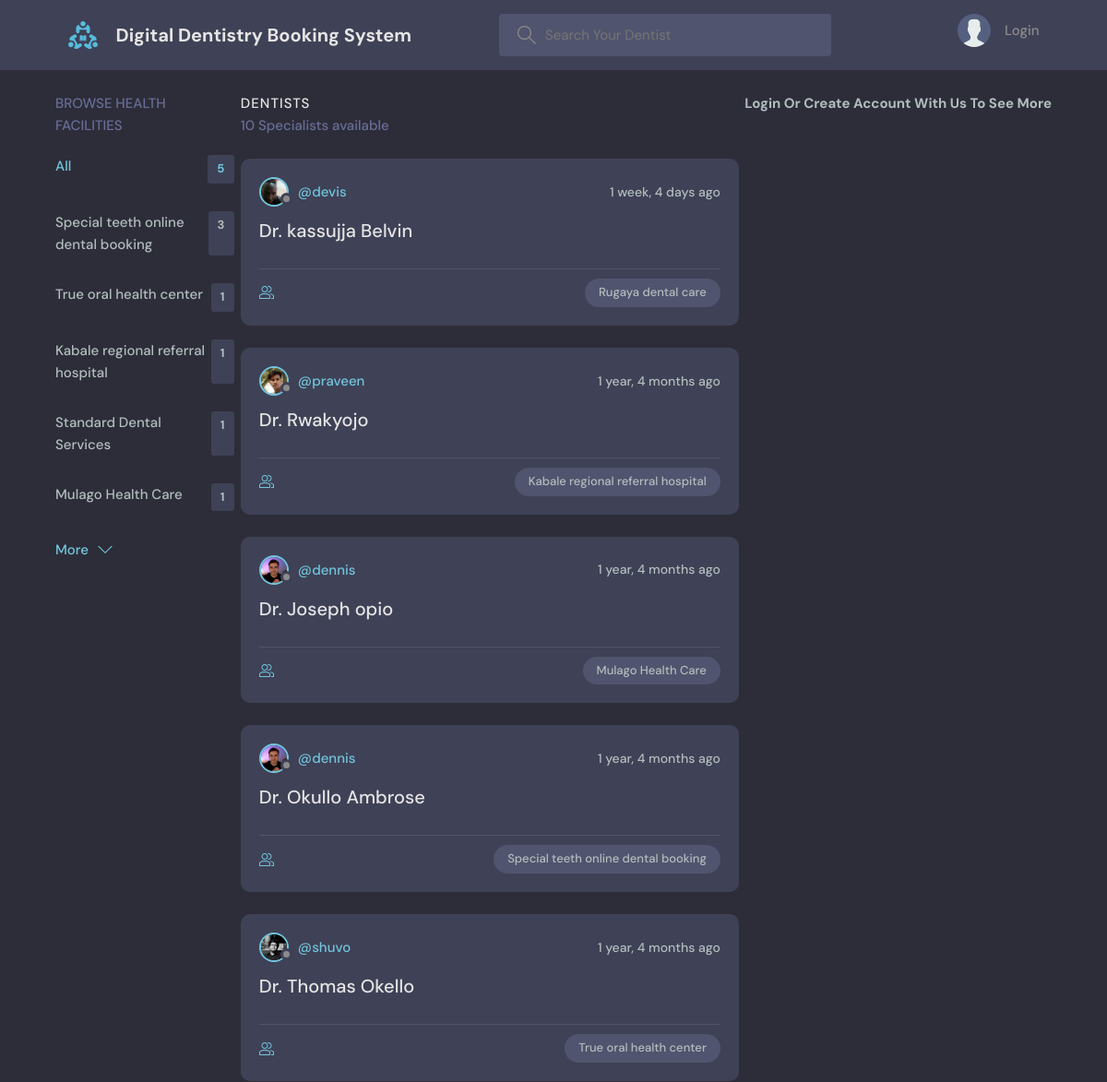
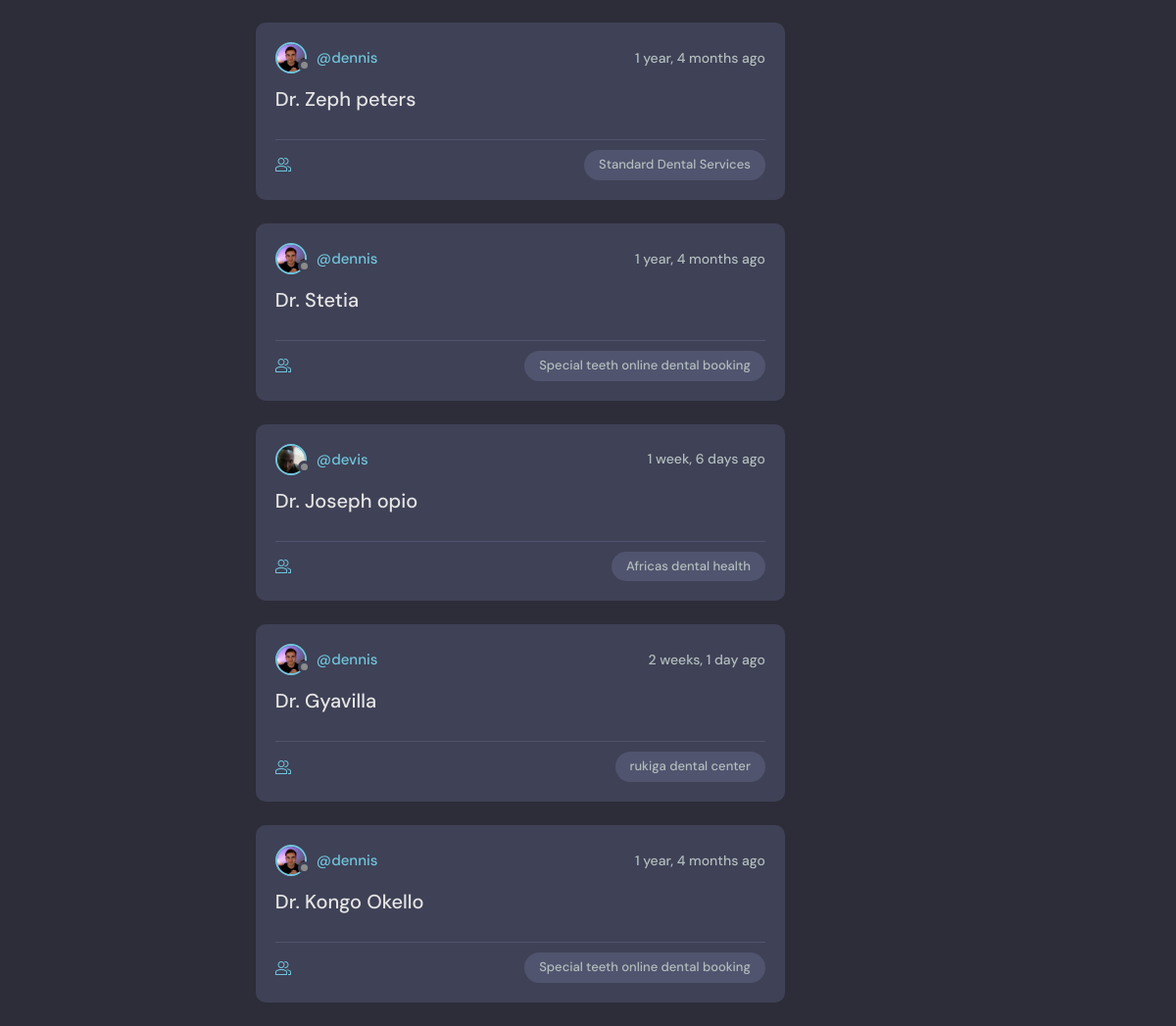
The page / on the database its author committed (2 pictures, top to bottom).
### base/models.py (models this page shows, shortened)
class Topic(models.Model):
    name = models.CharField(max_length=200)

class Room(models.Model):
    host = models.ForeignKey(User, on_delete=models.SET_NULL, null=True)
    topic = models.ForeignKey(Topic, on_delete=models.SET_NULL, null=True)
    name = models.CharField(max_length=200)
    description = models.TextField(null=True, blank=True)
    secret_key = models.CharField(max_length=200, unique=True, null=True)
    updated = models.DateTimeField(auto_now=True)
    created = models.DateTimeField(auto_now_add=True)
    class Meta:
        ordering = ['-updated', '-created']

class User(AbstractUser):
    name = models.CharField(max_length=200, null=True)
    email = models.EmailField(unique=True, null=True)
    bio = models.TextField(null=True)
    avatar = models.ImageField(null=True, default="avatar.svg")
    USERNAME_FIELD = 'email'
    REQUIRED_FIELDS = []

### base/views.py (the view)
# urls.py: path('', views.home, name="home"),
def home(request):
    q = request.GET.get('q') if request.GET.get('q') != None else ''
    rooms = Room.objects.filter(
        Q(topic__name__icontains=q) |
        Q(name__icontains=q) |
        Q(description__icontains=q)
    )
    topics = Topic.objects.all()[0:5]
    room_count = rooms.count()
    room_messages = Message.objects.filter(
        Q(room__topic__name__icontains=q))[0:3]
    room_bookings = Booking.objects.all()
    context = {'rooms': rooms, 'topics': topics, 'room_count': room_count,
               'room_messages': room_messages, 'room_bookings': room_bookings}
    return render(request, 'base/home.html', context)

### base/templates/base/home.html (shortened to what this page needs)
{% extends 'main.html' %}
{% block content %}
<main class="layout layout--3">
  <div class="container">
    {% include 'base/topics_component.html' %}
    <div class="roomList">
      <div class="roomList__header">
        <div>
          <h2>Dentists</h2>
          <p>{{room_count}} Specialists available</p>
        </div>
      </div>
      {% include 'base/feed_component.html' %}
    </div>
    {% if request.user.is_authenticated%}
    {% include 'base/activity_component.html' %}
    {% else%}
    <h3>Login Or Create Account With Us To See More</h3>
    {% endif%}
  </div>
</main>
{% endblock %}

### base/templates/base/topics_component.html
<div class="topics">
    <div class="topics__header">
        <h2>Browse Health Facilities</h2>
    </div>
    <ul class="topics__list">
        <li>
            <a href="{% url 'home' %}" class="active">All <span>{{topics.count}}</span></a>
        </li>
        {% for topic in topics %}
        <li>
            <a href="{% url 'home' %}?q={{topic.name}}">{{topic.name}}<span>{{topic.room_set.all.count}}</span></a>
        </li>
        {% endfor %}
    </ul>
    <a class="btn btn--link" href="{% url 'topics' %}">
        More
        <svg version="1.1" xmlns="http://www.w3.org/2000/svg" width="32" height="32" viewBox="0 0 32 32">
            <title>chevron-down</title>
            <path d="M16 21l-13-13h-3l16 16 16-16h-3l-13 13z"></path>
        </svg>
    </a>
</div>

### base/templates/base/feed_component.html (shortened to what this page needs)
{% for room in rooms %}
<div class="roomListRoom">
    <div class="roomListRoom__header">
        <a href="{% url 'user-profile' room.host.id %}" class="roomListRoom__author">
            <div class="avatar avatar--small">
                <img src="{{room.host.avatar.url}}" />
            </div>
            <span>@{{room.host.username}}</span>
        </a>
        <div class="roomListRoom__actions">
            <span>{{room.created|timesince}} ago</span>
        </div>
    </div>
    <div class="roomListRoom__content">
        <a href="{% url 'room' room.id %}"> Dr. {{room.name}}</a>
    </div>
    <div class="roomListRoom__meta">
        <a href="{% url 'room' room.id %}" class="roomListRoom__joined">
        </a>
        <p class="roomListRoom__topic">{{room.topic.name}}</p>
    </div>
</div>
{% endfor %}

### static/styles/style.css (style rules this page uses)
:root { --color-main: #71c6dd; --color-main-light: #e1f6fb; --color-dark: #3f4156; --color-dark-medium: #51546e; --color-dark-light: #696d97; --color-light: #e5e5e5; --color-gray: #8b8b8b; --color-light-gray: #b2bdbd; --color-bg: #2d2d39; --color-success: #5dd693; --color-error: #fc4b0b; }
* { font-family: "DM Sans", -apple-system, BlinkMacSystemFont, "Segoe UI", Roboto, Oxygen, Ubuntu, Cantarell, "Open Sans", "Helvetica Neue", sans-serif; margin: 0; padding: 0; box-sizing: border-box; text-rendering: optimizeLegibility; font-size: inherit; }
html { font-size: 56.25%; }
@media only screen and (min-width: 1200px) { html { font-size: 62.5%; } }
body { line-height: 1.6; font-weight: 400; font-size: 1.5rem; color: var(--color-light-gray); background-color: var(--color-bg); min-height: 100vh; }
img { width: 100%; }
a { display: inline-block; color: var(--color-main); text-decoration: none; }
.container { max-width: 120rem; width: 90%; margin: auto; }
.btn { background-color: transparent; border: none; display: inline-flex; align-items: center; gap: 1rem; cursor: pointer; transition: all ease-in-out 0.3s; padding: 1rem 2rem; border-radius: 5px; box-shadow: 1px 1px 3px 1px rgba(0, 0, 0, 0.15); font-weight: 500; }
.btn--link { border-radius: 0; padding: 0; color: var(--color-main); box-shadow: none; }
.btn > svg { fill: currentColor; width: 1.6rem; height: 1.6rem; }
.avatar { position: relative; display: inline-block; border-radius: 50%; border: 2px solid var(--color-main); }
.avatar img { display: block; border-radius: 50%; object-fit: cover; object-position: center; }
.avatar::after { content: ""; display: block; position: absolute; background-color: var(--color-gray); z-index: 111; border-radius: 50%; border: 0.3rem solid var(--color-dark); }
.avatar.avatar--small img { width: 2.8rem; height: 2.8rem; }
.avatar.avatar--small:after { width: 0.7rem; height: 0.7rem; bottom: 0px; right: -6px; }
.layout { margin-top: 2.4rem; }
.layout > .container { display: flex; justify-content: space-between; align-items: flex-start; }
.layout--3 > .container > div:first-child { flex-basis: 18%; max-width: 22.5rem; }
.layout--3 > .container > div:nth-child(2) { flex-basis: 50%; }
.topics__header { margin-bottom: 2rem; }
.topics__header h2 { text-transform: uppercase; font-weight: 500; color: var(--color-dark-light); }
.topics__list { list-style: none; }
.topics__list li a { display: flex; justify-content: space-between; margin-bottom: 3rem; font-weight: 500; color: var(--color-light-gray); transition: all 0.3s ease-in-out; }
.topics__list li a.active, .topics__list li a:hover { color: var(--color-main); }
.topics__list li a span { padding: 0.5rem 1rem; background-color: var(--color-dark); border-radius: 3px; font-size: 1.3rem; font-weight: 700; letter-spacing: 1px; }
.roomList__header { display: flex; justify-content: space-between; align-items: center; margin-bottom: 2.4rem; }
.roomList__header h2 { text-transform: uppercase; font-weight: 500; color: var(--color-light); letter-spacing: 1px; }
.roomList__header p { font-weight: 500; color: var(--color-dark-light); }
.roomListRoom { margin-bottom: 2.4rem; background-color: var(--color-dark); border-radius: 1rem; padding: 2rem; }
.roomListRoom__header { display: flex; justify-content: space-between; align-items: center; }
.roomListRoom__author { font-weight: 500; display: flex; align-items: center; gap: 1rem; }
.roomListRoom__actions { display: flex; align-items: flex-start; gap: 1rem; position: relative; }
.roomListRoom__actions span { font-size: 1.4rem; font-weight: 500; }
.roomListRoom__content { margin: 1rem 0; }
.roomListRoom__content a { font-size: 2rem; font-weight: 500; margin-bottom: 1.5rem; color: var(--color-light); transition: all 0.3s ease-in-out; }
.roomListRoom__meta { border-top: 1px solid var(--color-dark-medium); padding-top: 1rem; display: flex; align-items: center; justify-content: space-between; }
.roomListRoom__joined { color: var(--color-light-gray); display: flex; align-items: center; gap: 1rem; font-size: 1.4rem; font-weight: 500; }
.roomListRoom__joined svg { fill: var(--color-main); width: 1.6rem; height: 1.6rem; }
.roomListRoom__topic { padding: 5px 1.5rem; background-color: var(--color-dark-medium); border-radius: 5rem; font-weight: 500; font-size: 1.3rem; }

### rows shown on the page
Topic: name "Special teeth online dental booking", room_set.all.count "3"
Topic: name "True oral health center", room_set.all.count "1"
Topic: name "Kabale regional referral hospital", room_set.all.count "1"
Topic: name "Standard Dental Services", room_set.all.count "1"
Topic: name "Mulago Health Care", room_set.all.count "1"
Room: host.avatar (picture), host.username "devis", created "1 week, 4 days", name "kassujja Belvin", topic.name "Rugaya dental care"
Room: host.avatar (picture), host.username "praveen", created "1 year, 4 months", name "Rwakyojo", topic.name "Kabale regional referral hospital"
Room: host.avatar (picture), host.username "dennis", created "1 year, 4 months", name "Joseph opio", topic.name "Mulago Health Care"
Room: host.avatar (picture), host.username "dennis", created "1 year, 4 months", name "Okullo Ambrose", topic.name "Special teeth online dental booking"
Room: host.avatar (picture), host.username "shuvo", created "1 year, 4 months", name "Thomas Okello", topic.name "True oral health center"
Room: host.avatar (picture), host.username "dennis", created "1 year, 4 months", name "Zeph peters", topic.name "Standard Dental Services"
Room: host.avatar (picture), host.username "dennis", created "1 year, 4 months", name "Stetia", topic.name "Special teeth online dental booking"
Room: host.avatar (picture), host.username "devis", created "1 week, 6 days", name "Joseph opio", topic.name "Africas dental health"
Room: host.avatar (picture), host.username "dennis", created "2 weeks, 1 day", name "Gyavilla", topic.name "rukiga dental center"
Room: host.avatar (picture), host.username "dennis", created "1 year, 4 months", name "Kongo Okello", topic.name "Special teeth online dental booking"

### other values the page prints
{{ topics.count }} "5"
{{ room_count }} "10"
